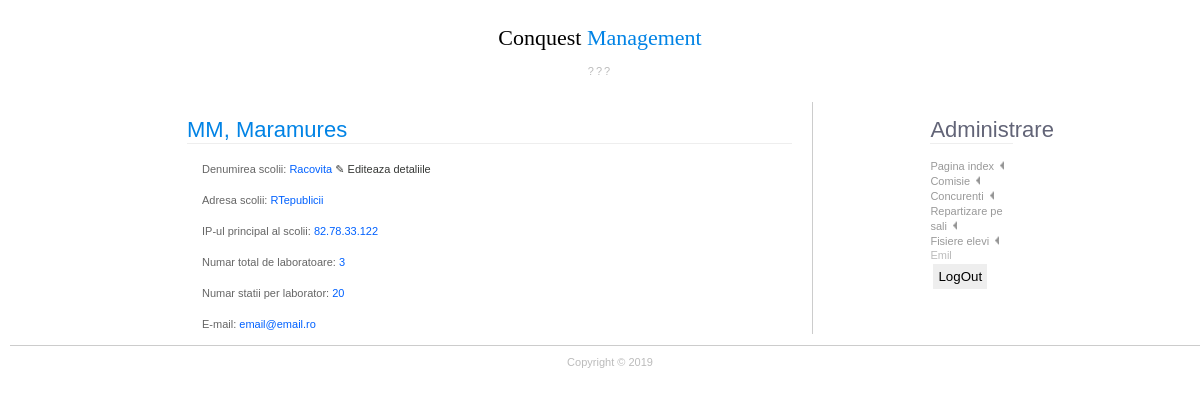
The app's page /0825/admin/index.php (signed in) with its own data.
### tables this page shows
CREATE TABLE `zona` (
  `idzona` int(11) NOT NULL,
  `denumire` varchar(20) NOT NULL,
  `prescurtare` varchar(3) NOT NULL,
  `idadmin` int(3) NOT NULL,
  `scoala` varchar(100) NOT NULL,
  `adresa` varchar(1000) NOT NULL,
  `ipscoala` varchar(15) NOT NULL,
  `sali` int(11) NOT NULL,
  `locuri` int(11) NOT NULL
);

CREATE TABLE `admini` (
  `id` int(4) NOT NULL,
  `user` varchar(20) NOT NULL,
  `pass` varchar(40) NOT NULL,
  `ip` varchar(16) NOT NULL,
  `last` date NOT NULL,
  `nume` varchar(100) NOT NULL,
  `prenume` varchar(100) NOT NULL,
  `email` text NOT NULL,
  `zona` int(11) NOT NULL
);

### 0825/admin/index.php (the view, shortened to what this page needs)
<!DOCTYPE html PUBLIC "-//W3C//DTD XHTML 1.0 Transitional//EN" "http://www.w3.org/TR/xhtml1/DTD/xhtml1-transitional.dtd">
<html xmlns="http://www.w3.org/1999/xhtml">
<head>
<link href="main.css" rel="stylesheet" type="text/css" />
</head>
<body>
<div id="title">
		<a href="#"><img src="images/header.jpg" alt="" border="0" title="" /></a><br />
		<h1>Conquest<font color="#0183E5"> Management</font></h1>
		<p>
					???
		</p>
</div>
		<div id="container">
				<div id="sidebar">
					<?php
						if(!isset($_COOKIE['u'])) {
							echo "<script>alert('Nu sunteti logat.');</script>";
							echo '<script>location.href="../index.php";</script>';
						} else {
							echo '<h1>Administrare</h1>
							<div id="menu">
								<a href="index.php">Pagina index</a><br />
								<a href="comisie.php">Comisie</a><br />
								<a href="concurenti.php">Concurenti</a><br />
								<a href="repartizare.php">Repartizare pe sali</a><br />
								<a href="fisiere_elevi.php">Fisiere elevi</a><br />
				 			 </div>';
							 echo $_COOKIE['prenume'];
							 $id=$_COOKIE['id'];
							 echo '<form action="logout.php" method="post">
								<input type="submit" value="LogOut" /></form>';
						}
					?>
				</div>
				<div id="content">
				<?php
				if(isset($_COOKIE['u']))
				{
					include "dbconect.php";
					$sql = "SELECT * FROM zona WHERE idadmin='$id'";
					$result = $conn->query($sql);
					if ($result->num_rows == 1) {
					while($row = $result->fetch_assoc()) {
						$denumire=$row['denumire'];
						$prescurtare=$row['prescurtare'];
						$scoala=$row['scoala'];
						$adresa=$row['adresa'];
						$ipscoala=$row['ipscoala'];
						$sali = $row['sali'];
						$locuri = $row['locuri'];
					}
					}
					$sql = "SELECT * FROM admini WHERE id='$id'";
					$result = $conn->query($sql);
					if ($result->num_rows == 1) {
					while($row = $result->fetch_assoc()) {
						if(isset($row['email']) && strlen($row['email']) > 0) $email = $row['email'];
						else $email = '<span style="color: #e0240b">Nesetat</span>';
					}
					}
					echo '<h1>'.$prescurtare.', '.$denumire.'</h1>';
					echo '<p>Denumirea scolii: <span style="color: #0061ff">'.$scoala.'</span> <a href="modi_scoala.php">✎ Editeaza detaliile</a></p>';
					echo '<p>Adresa scolii: <span style="color: #0061ff">'.$adresa.'</p>';
					echo '<p>IP-ul principal al scolii: <span style="color: #0061ff">'.$ipscoala.'</p>';
					echo '<p>Numar total de laboratoare: <span style="color: #0061ff">'.$sali.'</p>';
					echo '<p>Numar statii per laborator: <span style="color: #0061ff">'.$locuri.'</p>';
					echo '<p>E-mail: <span style="color: #0061ff">'.$email.'</p>';
				}
				else
						echo '<h1>Sectiune administrare</h1>
						<p>
							Pentru administrare trebuie sa fiti autrentificati!
						</p>';
				?>
				</div>
		</div>
<div id="footer">
			Copyright &copy; 2019</div>
</body>
</html>

### 0825/admin/main.css (style rules this page uses)
body { background-color:#FFFFFF; margin:10px; font-family:Verdana, Arial, Helvetica, sans-serif; font-size:11px; color:#bbbbbb; }
a { color:#999999; }
textarea,input,submit { background-color:#eeeeee; padding:5px; border:none; margin:3px; }
h1 { font-family:Georgia, "Times New Roman", Times, serif; font-size:200%; color:#000000; font-weight:normal; }
#title { margin:0 auto 0 auto; text-align:center; margin-bottom:25px; }
#title p { font-variant:small-caps; letter-spacing:2px; }
#container { width:70%; margin:0 auto 0 auto; height: auto; }
#sidebar { width:10%; float:right; }
#sidebar h1 { font-family:"Trebuchet MS", Arial, Verdana; text-align:left; font-size:200%; color:#626477; border-bottom:1px solid #eeeeee; }
#menu { text-align:left; }
#menu a { color:#999999; background-image:url(images/backgrounds/a.jpg); background-position:right; background-repeat:no-repeat; padding-right:10px; line-height:15px; text-decoration:none; }
#content { margin-right:200px; padding-right:20px; border-right:1px solid #cccccc; background-position:left; background-repeat:repeat-y; height: auto; }
#content h1 { font-family:"Trebuchet MS", Arial, Verdana; text-align:left; font-size:200%; color:#0183E5; border-bottom:1px solid #eeeeee; padding-top:15px !important; padding-top:0; }
#content p { line-height:20px; text-indent:15px; color:#666; }
#content a { color: #363836; text-decoration:none; }
#footer { width:100%; margin:0 auto 0 auto; padding:10px; text-align:center; border-top:1px solid #cccccc; }

### records on screen
zona: prescurtare "MM", denumire "Maramures", scoala "Racovita", adresa "RTepublicii", ipscoala "82.78.33.122", sali "3", locuri "20"
admini: email "email@email.ro"

### other values on screen
$_COOKIE['prenume'] "Emil"
